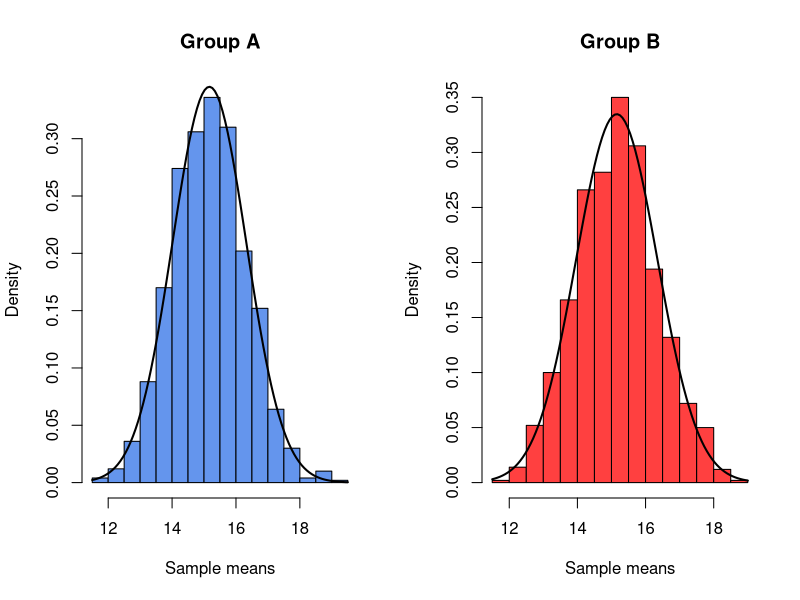
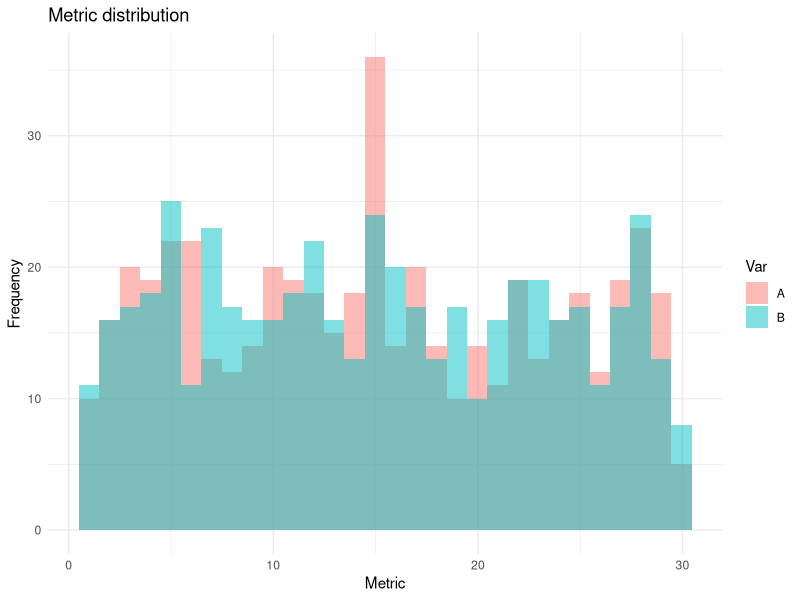
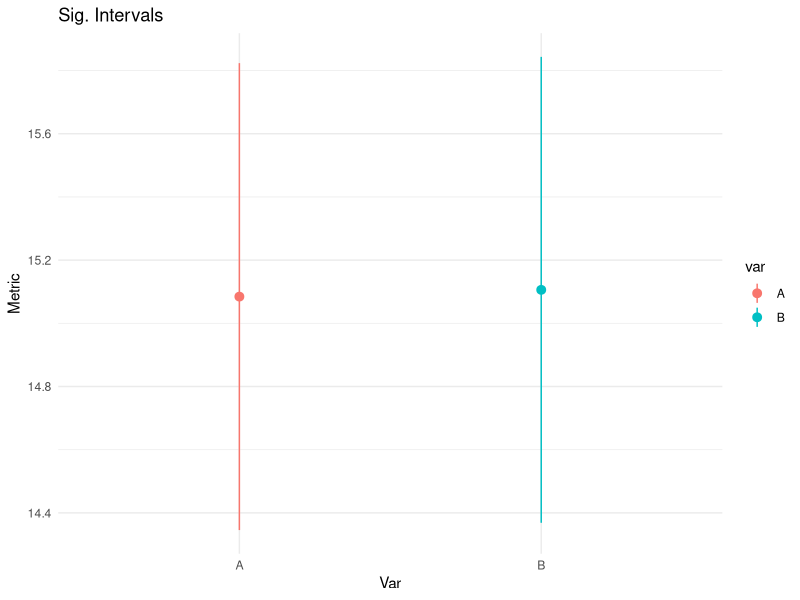

Write the R code that produced these figures, in order.
library(tidyverse)
library(car)

# Создаем датасет
set.seed(42)
df <- data.frame(
  var = rep(c('A', 'B'), each = 500),  # 50 значений A, затем 50 значений B
  money = runif(1000, min = 1, max = 30)  # 100 случайных чисел от 1 до 30
)

# Делаем его более "живым", накидываем выбросы и пропуски
df$money[c(10, 20, 30, 40, 50)] <- c(100, 110, 120, 130, 140)
df$money[sample(1:1000, 10)] <- NA

glimpse(df)
df <- df %>% mutate(var = as.factor(var))


# Теперь чистим
# Определяем выбросы
outliers_money <- boxplot.stats(df$money)$out

# Заменим выбросы, например, медианами
median_money <- median(df$money, na.rm = TRUE)
df$money[df$money %in% outliers_money] <- median_money

# Чистим пропуски, опять же, заменяем медианой
sum(is.na(df$money))
df$money[is.na(df$money)] <- median_money


# Переходим к тесту
# 1. Проверяем гипотезу о равенстве дисперсий
# Тест Левена на равенство дисперсий при нормальности распределения данных
leveneTest(money ~ var, df)

# Тест Флигнера-Килина при выбросах и сильном отклонении от нормальности
fligner.test(money ~ var, df)


# 2. Проверка нормальности распределения средних
# Дисклеймер: во многих русскоязычных статьях пишут о том, что данные должны быть распределены нормально,
# но это не совсем так. ЦПТ требует нормальности распределения выборочных средних.
# Корень проблемы в ошибке перевода на википедии, подробнее можно ознакомиться в этой статье:
# https://koch-kir.medium.com/%D0%B8%D1%81%D1%82%D0%BE%D1%80%D0%B8%D1%8F-%D0%BE%D0%B4%D0%BD%D0%BE%D0%B3%D0%BE-%D0%BE%D0%B1%D0%BC%D0%B0%D0%BD%D0%B0-%D0%B8%D0%BB%D0%B8-%D1%82%D1%80%D0%B5%D0%B1%D0%BE%D0%B2%D0%B0%D0%BD%D0%B8%D1%8F-%D0%BA-%D1%80%D0%B0%D1%81%D0%BF%D1%80%D0%B5%D0%B4%D0%B5%D0%BB%D0%B5%D0%BD%D0%B8%D1%8E-%D0%B2-%D1%81%D1%82%D0%B0%D1%82%D0%B8%D1%81%D1%82%D0%B8%D1%87%D0%B5%D1%81%D0%BA%D0%B8%D1%85-%D1%82%D0%B5%D1%81%D1%82%D0%B0%D1%85-55139a5558d
set.seed(123)
generate_sample_means <- function(data, sample_size, n_samples) {
  sample_means <- numeric(n_samples)
  
  for (i in 1:n_samples) {
    sample <- sample(data, size = sample_size, replace = TRUE)
    sample_means[i] <- mean(sample)
  }
  
  return(sample_means)
}

# Генерируем 1000 выборочных средних для каждой группы
sample_size <- 50
n_samples <- 1000

group_a_sample_means <- generate_sample_means(df$money[df$var == "A"], sample_size, n_samples)
group_b_sample_means <- generate_sample_means(df$money[df$var == "B"], sample_size, n_samples)

# Проверяем выборочные средние на нормальность с помощью теста Шапиро-Уилка
shapiro.test(group_a_sample_means)
shapiro.test(group_b_sample_means)

# Графики фактического и теоритического нормального распределения
par(mfrow=c(1, 2))

hist(group_a_sample_means, main = "Group A", xlab = "Sample means", col = "cornflowerblue", border = "black", freq = FALSE)
curve(dnorm(x, mean = mean(group_a_sample_means), sd = sd(group_a_sample_means)), add = TRUE, col = "black", lwd = 2)

hist(group_b_sample_means, main = "Group B", xlab = "Sample means", col = "brown1", border = "black", freq = FALSE)
curve(dnorm(x, mean = mean(group_b_sample_means), sd = sd(group_b_sample_means)), add = TRUE, col = "black", lwd = 2)


# Выбираем t-тест
# Расчет t-теста Стьюдента
t.test(money ~ var, data = df, var.equal = T)

# Расчет t-теста Уэлча
t.test(money ~ var, data = df, var.equal = F)


# График распределения
ggplot(df, aes(x = money, fill = var)) +
  geom_histogram(position = "identity", alpha = 0.5, bins = 30) +
  labs(title = "Metric distribution", x = "Metric", y = "Frequency", fill = "Var") +
  theme_minimal()


# Вычисляем среднее, стандартное отклонение и количество наблюдений
df_summary <- df %>%
  group_by(var) %>%
  summarise(mean_money = mean(money),
            sd_money = sd(money),
            n = n(),
            .groups = "drop")

# Вычисляем стандартную ошибку и доверительные интервалы
df_summary <- df_summary %>%
  mutate(se = sd_money / sqrt(n),
         ci_low = mean_money - qt(0.975, df = n - 1) * se,
         ci_high = mean_money + qt(0.975, df = n - 1) * se)

# График с доверительными интервалами
ggplot(df_summary, aes(x = var, y = mean_money, ymin = ci_low, ymax = ci_high, col = var)) +
  geom_pointrange() +
  labs(x = "Var", y = "Metric", title = "Sig. Intervals") +
  theme_minimal()
